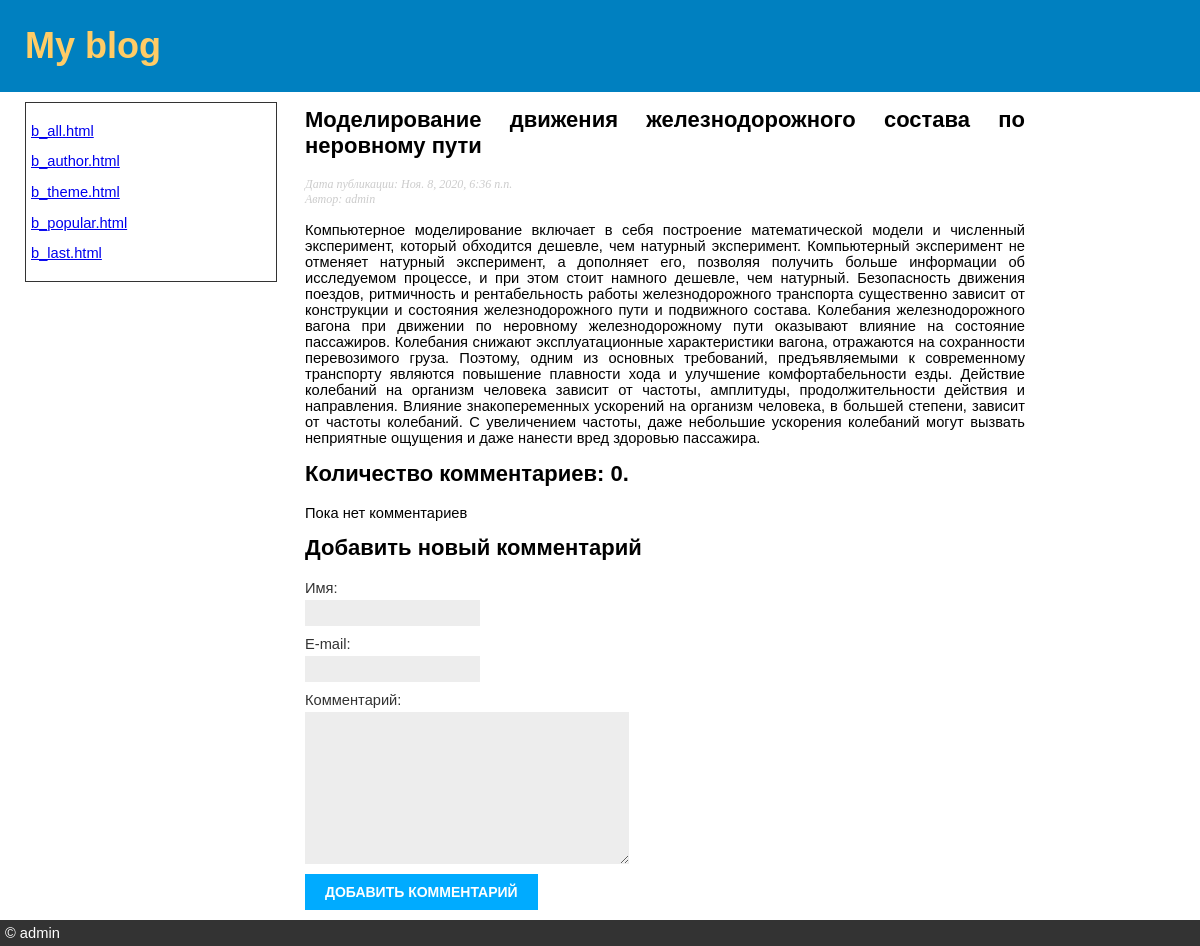
Screenshot of /blog/2020/11/8/modelirovanie-dvizheniya-zheleznodorozhnogo-sostava-po-nerovnomu-puti/ with the database file from the repository.
### blog/models.py (models this page shows, shortened)
class Post(models.Model):
    STATUS_CHOICES = (('draft', 'Черновик'), ('published', 'Опубликовано'))
    title = models.CharField(verbose_name='Заголовок', max_length=250)
    slug = models.SlugField(verbose_name='URL', max_length=250, unique_for_date='date_published')
    author = models.ForeignKey(User, verbose_name='Автор', on_delete=models.CASCADE, related_name='blog_posts')
    body = models.TextField(verbose_name='Содержание статьи')
    date_published = models.DateTimeField('Дата публикации статьи', default=timezone.now)
    created = models.DateTimeField(verbose_name='Дата создания статьи', auto_now_add=True)
    updated = models.DateTimeField(auto_now=True)
    status = models.CharField(verbose_name='Статус', max_length=10, choices=STATUS_CHOICES, default='draft')
    objects = models.Manager()
    published = PublishedManager()
    class Meta:
        ordering = ('-date_published',)
        verbose_name = 'статью'
        verbose_name_plural = 'Статьи'

### blog/views.py (the view)
# urls.py: path('<int:year>/<int:month>/<int:day>/<slug:post>/', views.post_detail, name='post_detail'),
def post_detail(request, year, month, day, post):
    post = get_object_or_404(Post, slug=post, status='published',
                             date_published__year=year, date_published__month=month, date_published__day=day)
    comments = post.comments.filter(moderation=True)
    new_comment = None
    if request.method == 'POST':
        comment_form = CommentForm(data=request.POST)
        if comment_form.is_valid():
            new_comment = comment_form.save(commit=False)
            new_comment.post = post
            new_comment.save()
    else:
        comment_form = CommentForm()
    return render(request, 'blog/post/detail.html', {'post': post, 'comments': comments, 'new_comment': new_comment, 'comment_form': comment_form})

### blog/forms.py
class CommentForm(forms.ModelForm):
    class Meta:
        model = Comment
        fields = ('name', 'email', 'body')

### blog/templates/blog/post/detail.html (shortened to what this page needs)
{% extends 'blog/base.html' %}
{% block content %}
    <h2> {{ post.title }} </h2>
    <p class="date">
        Дата публикации: {{ post.date_published }} <br>
        Автор: {{ post.author }}
    </p>
    {{ post.body|linebreaks }}
    {% with comments.count as total_comments %}
        <h2> Количество комментариев: {{ total_comments }}.</h2>
    {% endwith %}
    {% for comment in comments %}
        <div class="comment">
            <p class="info">
                {% comment %} The name of the author of the comment, the date when the comment was created and the text of the comment are displayed {% endcomment %}
                {% comment %} Отображается имя автора комментария, дата создания комментария и текст комментария {% endcomment %}
                "{{ comment.name }}" {{ comment.created }}
            </p>
            {% comment %} Convert post content to HTML with line breaks {% endcomment %}
            {% comment %} Преобразование содержимого статьи в HTML с переносами строк {% endcomment %}
            {{ comment.body|linebreaks }}
            <hr>
        </div>
    {% empty %}
        <p>Пока нет комментариев</p>
    {% endfor %}
    {% if new_comment %}
        <h2>Ваш комментарий был добавлен</h2>
    {% else %}
        <h2>Добавить новый комментарий</h2>
        <form action="." method="post">
            {{ comment_form }}
            <p><input type="submit" value="Добавить комментарий"></p>
        </form>
    {% endif %}
{% endblock content %}

### blog/static/css/blog.css (style rules this page uses)
body { font: 11pt Arial, Helvetica, sans-serif; margin: 0; text-align: justify; }
h2 { margin-top: 0; }
p.date { color:#ccc; font-family: georgia, serif; font-size: 12px; font-style: italic; }
label { float:left; clear:both; color:#333; margin-bottom:4px; }
input, textarea { clear:both; float:left; margin:0 0 10px; background:#ededed; border:0; padding:6px 10px; font-size:12px; }
input[type=submit] { font-weight:bold; background:#00abff; color:#fff; padding:10px 20px; font-size:14px; text-transform:uppercase; }

### rows the page displays
Post: title "Моделирование движения железнодорожного состава по неровному пути", date_published "Ноя. 8, 2020, 6:36 п.п.", author "admin", body "Компьютерное моделирование включает в себя построение математической модели и численный эксперимент, который обходится дешевле, чем натурный эксперимент. Компьютерный эксперимент не отменяет натурный эксперимент, а дополняет его, позволяя получить больше информации об исследуемом процессе, и при этом стоит намного дешевле, чем натурный. Безопасность движения поездов, ритмичность и рентабельность работы железнодорожного транспорта существенно зависит от конструкции и состояния железнодорожного пути и подвижного состава. Колебания железнодорожного вагона при движении по неровному железнодорожному пути оказывают влияние на состояние пассажиров. Колебания снижают эксплуатационные характеристики…"

### other values shown
{{ total_comments }} "0"
